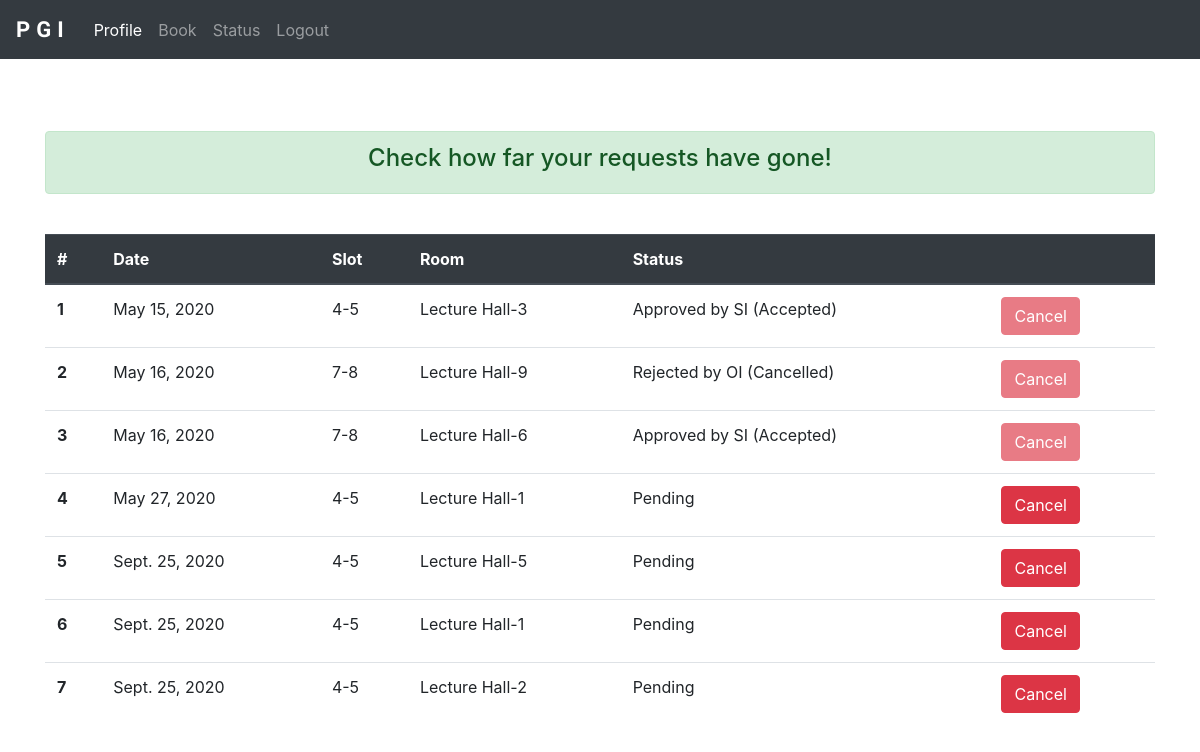
The page /pgi_app/check_status/ (signed in) on the database its author committed.
### pgi_app/models.py (models this page shows, shortened)
class request_db(models.Model):
    request_id=models.IntegerField(default=0,primary_key=True)
    authority=models.ForeignKey(User,null=True,on_delete=models.DO_NOTHING)
    room=models.ForeignKey(room_db,on_delete=models.DO_NOTHING)
    date=models.DateField(null=True)
    SLOT=(
        ('4-5','4-5'),
        ('5-6','5-6'),
        ('6-7','6-7'),
        ('7-8','7-8'),
    )
    slot=models.CharField(max_length=200,null=True,choices=SLOT)
    STATUS=(
        ('-1','-1'),
        ('0','0'),
        ('1','1'),
        ('2','2'),
        ('3','3'),
        ('4','4'),
    )
    status=models.CharField(max_length=200,null=True,choices=STATUS)

class room_db(models.Model):
    room_number=models.CharField(max_length=200,primary_key=True)
    department=models.CharField(max_length=200,blank=True,null=True)
    def __str__(self):
        return self.room_number

### pgi_app/views.py (the view)
@login_required
def check_status(request):
    curr_username=request.user.username
    requests_by_user=request_db.objects.filter(authority=request.user).exclude(status='-1')
    req_dict={'requests':requests_by_user}
    if request.method=='POST':
        req_id=request.POST.get('cancel')
        req_to_cancel=request_db.objects.get(request_id=req_id)
        req_to_cancel.status='-1'
        req_to_cancel.save()
        return HttpResponseRedirect(request.path_info)
    return render(request,'pgi_app/check_status.html',context=req_dict)

### templates/pgi_app/check_status.html (shortened to what this page needs)
<!DOCTYPE html>
{% load static %}
<html lang="en" dir="ltr">
  <head>
    <link rel="stylesheet" href="https://stackpath.bootstrapcdn.com/bootstrap/4.4.1/css/bootstrap.min.css">
    <link rel="stylesheet" href="{% static "CSS/check_status.css" %}">
  </head>
  <body>
    <nav class="navbar navbar-expand-lg navbar-dark bg-dark">
      <a class="navbar-brand design" href="#"><b>PGI</b></a>
      <div class="collapse navbar-collapse" id="navbarSupportedContent">
        <ul class="navbar-nav mr-auto">
          <li class="nav-item active">
            <a class="nav-link  " href="{% url 'pgi_app:student_profile' %}">Profile <span class="sr-only">(current)</span></a>
          </li>
          <li class="nav-item">
            <a class="nav-link " href="{% url 'pgi_app:make_request' %}">Book</a>
          </li>
          <li class="nav-item">
            <a class="nav-link " href="{% url 'pgi_app:check_status' %}">Status</a>
          </li>
          <li class="nav-item">
            <a class="nav-link " href="{% url 'logout' %}">Logout</a>
          </li>
        </ul>
      </div>
    </nav>
<br>
<br>
<br>
<div class="container">
  <div class="alert alert-success pick" role="alert">
    <h4 class="alert-heading">Check how far your requests have gone!</h4>
  </div>
</div>
<br>
<form action = "{% url 'pgi_app:check_status' %}" method="POST">
  <div class="container">
    <table class="table table-hover">
      <thead class="thead-dark">
        <tr>
          <th scope="col">#</th>
          <th scope="col">Date</th>
          <th scope="col">Slot</th>
          <th scope="col">Room</th>
          <th scope="col">Status</th>
          <th scope="col"></th>
        </tr>
      </thead>
      <tbody>
        {%for i in requests%}
        <tr>
          <th scope="row">{{forloop.counter}}</th>
          <td>{{i.date}}</td>
          <td>{{i.slot}}</td>
          <td>{{i.room}}</td>
          {% if i.status == '0' %}
          <td>Pending</td>
          {% elif i.status == '1' %}
          <td>Approved by OI (Pending)</td>
          {% elif i.status == '2' %}
          <td>Rejected by OI (Cancelled)</td>
          {% elif i.status == '3' %}
          <td>Approved by SI (Accepted)</td>
          {% elif i.status == '4' %}
          <td>Rejected by SI (Cancelled)</td>
          {%endif%}
          <td>
            {% if i.status == '0' or i.status == '1' %}
            <button type="submit" class="btn btn-danger" name=cancel value="{{i.request_id}}"  >Cancel</button>
            {% else %}
            <a href="#" class="btn btn-danger disabled " role="button" aria-disabled="true">Cancel</a>
            {% endif %}
          </td>
        </tr>
        {% endfor %}
      </tbody>
    </table>
  </div>
</form>
  </body>
</html>

### static/CSS/check_status.css (style rules this page uses)
.design { font-family: 'Nothing You Could Do', cursive; font-size: 22px; letter-spacing: 6px; }
.pick { text-align: center; }

### rows shown on the page
request_db: date "May 15, 2020", slot "4-5", room "Lecture Hall-3", status "Approved by SI (Accepted)"
request_db: date "May 16, 2020", slot "7-8", room "Lecture Hall-9", status "Rejected by OI (Cancelled)"
request_db: date "May 16, 2020", slot "7-8", room "Lecture Hall-6", status "Approved by SI (Accepted)"
request_db: date "May 27, 2020", slot "4-5", room "Lecture Hall-1", status "Pending", {{ i.request_id }} 5 (drawn)
request_db: date "Sept. 25, 2020", slot "4-5", room "Lecture Hall-5", status "Pending", {{ i.request_id }} 6 (drawn)
request_db: date "Sept. 25, 2020", slot "4-5", room "Lecture Hall-1", status "Pending", {{ i.request_id }} 7 (drawn)
request_db: date "Sept. 25, 2020", slot "4-5", room "Lecture Hall-2", status "Pending", {{ i.request_id }} 8 (drawn)
